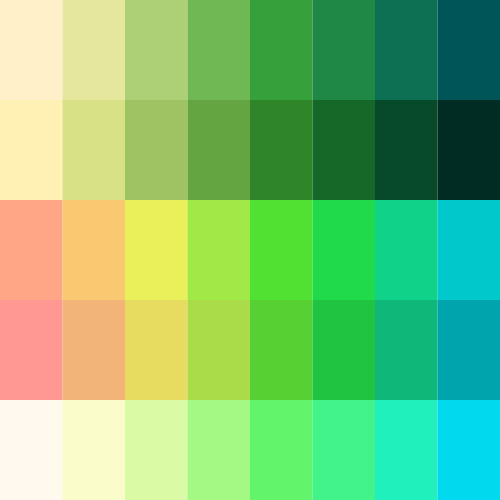
Frame 1 (no input)
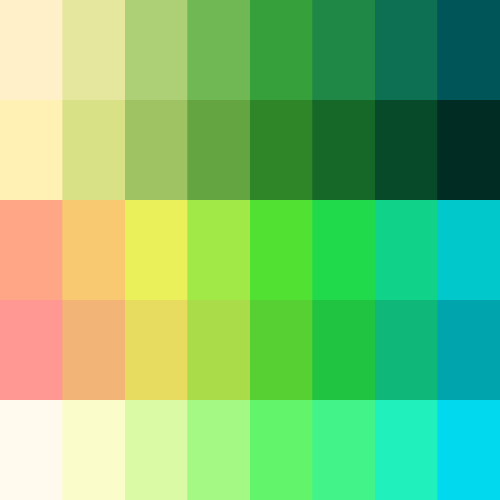
Frame 60 (no input)
Frame 120 (the mouse pressed at the canvas centre since frame 60): identical to frame 60, image omitted

The p5.js sketch that drew these frames (run headless with seeded random() and noise() and a simulated clock; from frame 60 on, the mouse is pressed at the canvas centre):

// p5.js sketch
// ── sketch.js
'use strict';
// Change the tileX to see the difference in swatches
var tileX = 8;
var tileY = 5;

/** Declaring three empty arrays that will contain the swatch colours. 
 * The left and right side array and the colours array containing the  
 * colour swatches found in between. */
var coloursLeft = []
var coloursRight = [];
var colours = [];

function setup() {
    createCanvas(500, 500);
    colorMode(HSB, 360, 100, 100);
    noStroke();
    // Call the shakeColors function
    shakeColors();
}

function draw() {
    //Declaring a variable that will populate the colour array
    var interCol;
    // Set the colour array to be empty every time the draw function runs
    colours = [];

    var tileWidth = width / tileX;
    var tileHeight = height / tileY;

    for (var gridY = 0; gridY < tileY; gridY++) {
        /** Declaring new varieble for the colours on the two sides.
         * Both colours will run on the y axis */
        var col1 = coloursLeft[gridY];
        var col2 = coloursRight[gridY];

        for (var gridX = 0; gridX < tileX; gridX++) {
            // Declare a variable amount that maps the gridX to a number between 0 and 1
            var amount = map(gridX, 0, tileX - 1, 0, 1);
            /* Blend col1 and col2 together to return a colour in between 
               depending on the amount of interpolation */
            interCol = lerpColor(col1, col2, amount);

            fill(interCol);
            // Set the x and y position of each tiles
            var posX = tileWidth * gridX;
            var posY = tileHeight * gridY;
            rect(posX, posY, tileWidth, tileHeight);
            /* Push the colour to the colours array. 
             * This can be exported as ase */
            colours.push(interCol);
        }
    }
}

/** This function will take the left and right colour arrays 
 * and fills them with random colours */
function shakeColors() {
    for (var i = 0; i < tileY; i++) {
        coloursLeft[i] = color(random(0, 60), random(0, 100), 100);
        coloursRight[i] = color(random(160, 190), 100, random(0, 100));
    }
}
